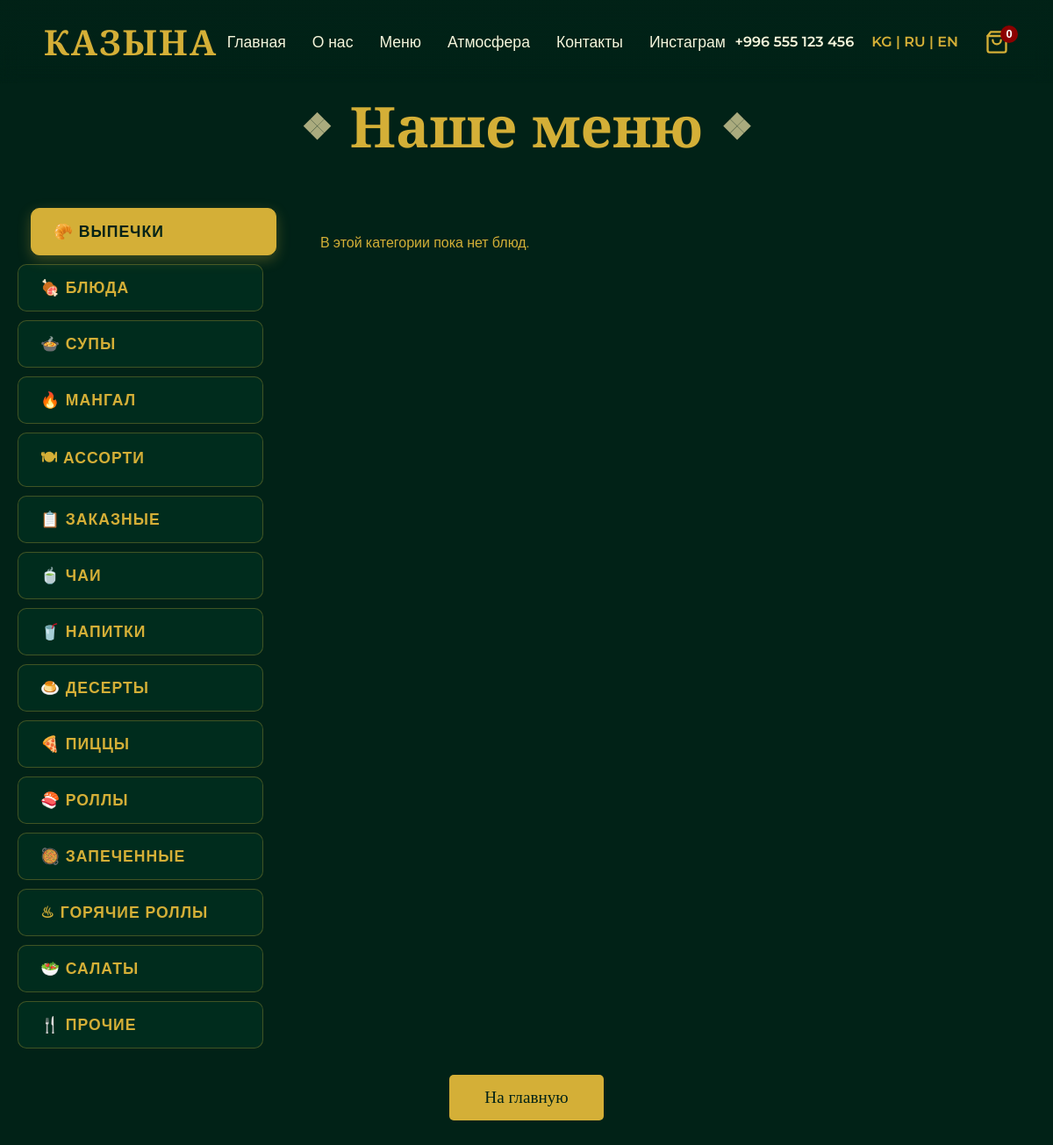
The page /qr-menu/ on the database its author committed.
### restaurant/models.py (models this page shows, shortened)
class SiteSettings(models.Model):
    phone = models.CharField(max_length=50, verbose_name="Телефон (текст)", default="+996 555 123 456")
    phone_link = models.CharField(max_length=50, verbose_name="Телефон (для ссылки tel:)", default="996555123456")
    whatsapp = models.CharField(max_length=50, verbose_name="WhatsApp (только цифры)", default="996555123456")
    address = models.CharField(max_length=200, verbose_name="Адрес", default="г. Бишкек, ул. Манаса, 12")
    hours = models.CharField(max_length=100, verbose_name="Режим работы", default="Ежедневно: 10:00 — 00:00")
    instagram_url = models.URLField(blank=True, verbose_name="Instagram")
    facebook_url = models.URLField(blank=True, verbose_name="Facebook")
    about_text = models.TextField(verbose_name="Текст «Философия Казыны»",
        default="Мы не просто готовим еду. Мы воссоздаем историю.")
    map_embed = models.TextField(blank=True, verbose_name="Ссылка Google Maps (src для iframe)",
        help_text="Вставьте только src из кода встраивания Google Maps")
    class Meta:
        verbose_name = "Настройки сайта"
        verbose_name_plural = "Настройки сайта"

class Category(models.Model):
    name = models.CharField(max_length=100, verbose_name="Название")
    slug = models.SlugField(unique=True, verbose_name="URL-имя")
    icon = models.CharField(max_length=10, blank=True, verbose_name="Иконка (emoji)")
    order = models.PositiveIntegerField(default=0, verbose_name="Порядок")
    class Meta:
        verbose_name = "Категория меню"
        verbose_name_plural = "Категории меню"
        ordering = ['order']

### restaurant/views.py (the view)
# urls.py: path('qr-menu/', views.qr_menu, name='qr_menu'),
def qr_menu(request):
    return render(request, 'qr_menu.html', get_common_context())

### restaurant/views.py (called while the page is built)
def get_common_context():
    site = SiteSettings.objects.first()
    categories = Category.objects.prefetch_related('items').all()
    return {
        'categories': categories,
        'halls': Hall.objects.all(),
        'gallery': GalleryImage.objects.all(),
        'slides': SliderSlide.objects.filter(is_active=True),
        'week_specials': MenuItem.objects.filter(is_week_special=True, is_active=True)[:8],
        'site': site,
    }

### templates/qr_menu.html (shortened to what this page needs)
<!DOCTYPE html>
{% load static %}
<html lang="ru">
<head>
    <link rel="stylesheet" href="{% static 'css/main.css' %}">
</head>
<body>
<div class="floating-patterns">
</div>
<header class="main-header">
    <a href="/" class="logo">КАЗЫНА</a>
    <nav class="desktop-menu">
        <a href="/#home">Главная</a>
        <a href="/#about">О нас</a>
        <a href="/#menu">Меню</a>
        <a href="/#atmosphere">Атмосфера</a>
        <a href="/#contacts">Контакты</a>
        <a href="{{ site.instagram_url|default:'https://www.instagram.com/kazyna_manas?igsh=MWE5bHZtOWJ4Y3FsYg%3D%3D' }}">Инстаграм</a>
    </nav>
    <div class="header-right-section">
        <div class="desktop-contacts">
            <span class="phone">{{ site.phone|default:"+996 555 123 456" }}</span>
            <span class="lang">KG | RU | EN</span>
        </div>
        <div class="header-controls">
            <div class="header-actions">
                <button class="cart-toggle-btn" id="cartOpenBtn">
                    <svg width="28" height="28" viewBox="0 0 24 24" fill="none" stroke="currentColor" stroke-width="2" stroke-linecap="round" stroke-linejoin="round">
                        <path d="M6 2L3 6v14a2 2 0 0 0 2 2h14a2 2 0 0 0 2-2V6l-3-4z"></path>
                        <line x1="3" y1="6" x2="21" y2="6"></line>
                        <path d="M16 10a4 4 0 0 1-8 0"></path>
                    </svg>
                    <span class="cart-badge" id="cartBadge">0</span>
                </button>
            </div>
        </div>
    </div>
</header>
<section class="menu-section" id="menu">
    <h2 class="specials-title"><span>❖</span> Наше меню<span>❖</span></h2>
    <div class="menu-layout">
        <div class="tabs-sidebar">
            {% if categories %}
                {% for category in categories %}
                <label for="tab{{ forloop.counter }}" class="tab-label label{{ forloop.counter }}">{{ category.icon }} {{ category.name }}</label>
                {% endfor %}
            {% endif %}
        </div>
        <div class="menu-content-area">
            {% if categories %}
                {% for category in categories %}
                <div class="menu-content content{{ forloop.counter }}">
                    {% for item in category.items.all %}
                    <div class="dish-card">
                        <div class="dish-img" style="background-image: url('{{ item.image.url }}');"></div>
                        <div class="dish-info">
                            <div class="dish-title">{{ item.name }}</div>
                            <p>{{ item.description }}</p>
                            <div class="special-bottom">
                                <span class="special-price">{{ item.price }} сом</span>
                                <button class="special-btn add-to-cart-btn"
                                        data-name="{{ item.name }}"
                                        data-price="{{ item.price }}"
                                        data-img="{{ item.image.url }}">В корзину</button>
                            </div>
                        </div>
                    </div>
                    {% empty %}
                    <p style="color: var(--gold); padding: 20px;">В этой категории пока нет блюд.</p>
                    {% endfor %}
                </div>
                {% endfor %}
            {% endif %}
        </div>
    </div>
    <div class="chef-special">
        <a href="/" class="btn" style="margin-top: 30px;">На главную</a>
    </div>
</section>
</body>
</html>

### rows shown on the page
SiteSettings: phone "+996 555 123 456"
Category: icon "🥐", name "ВЫПЕЧКИ"
Category: icon "🍖", name "БЛЮДА"
Category: icon "🍲", name "СУПЫ"
Category: icon "🔥", name "МАНГАЛ"
Category: icon "🍽", name "АССОРТИ"
Category: icon "📋", name "ЗАКАЗНЫЕ"
Category: icon "🍵", name "ЧАИ"
Category: icon "🥤", name "НАПИТКИ"
Category: icon "🍮", name "ДЕСЕРТЫ"
Category: icon "🍕", name "ПИЦЦЫ"
Category: icon "🍣", name "РОЛЛЫ"
Category: icon "🥘", name "ЗАПЕЧЕННЫЕ"
Category: icon "♨", name "ГОРЯЧИЕ РОЛЛЫ"
Category: icon "🥗", name "САЛАТЫ"
Category: icon "🍴", name "ПРОЧИЕ"
